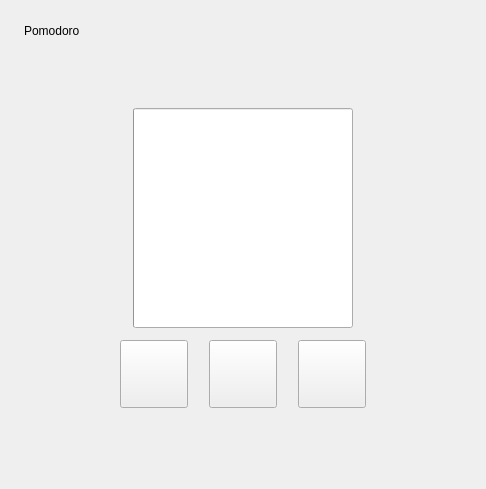
<?xml version="1.0" encoding="UTF-8"?>
<ui version="4.0">
 <class>PomodoroView</class>
 <widget class="QWidget" name="PomodoroView">
  <property name="geometry">
   <rect>
    <x>0</x>
    <y>0</y>
    <width>486</width>
    <height>489</height>
   </rect>
  </property>
  <property name="windowTitle">
   <string>Form</string>
  </property>
  <layout class="QVBoxLayout" name="verticalLayout_2">
   <property name="spacing">
    <number>12</number>
   </property>
   <property name="leftMargin">
    <number>24</number>
   </property>
   <property name="topMargin">
    <number>24</number>
   </property>
   <property name="rightMargin">
    <number>24</number>
   </property>
   <property name="bottomMargin">
    <number>24</number>
   </property>
   <item>
    <widget class="TitleLabel" name="pomodoroLabel">
     <property name="sizePolicy">
      <sizepolicy hsizetype="Preferred" vsizetype="Fixed">
       <horstretch>0</horstretch>
       <verstretch>0</verstretch>
      </sizepolicy>
     </property>
     <property name="text">
      <string>Pomodoro</string>
     </property>
    </widget>
   </item>
   <item>
    <spacer name="topVerticalSpacer">
     <property name="orientation">
      <enum>Qt::Orientation::Vertical</enum>
     </property>
     <property name="sizeHint" stdset="0">
      <size>
       <width>20</width>
       <height>40</height>
      </size>
     </property>
    </spacer>
   </item>
   <item alignment="Qt::AlignmentFlag::AlignHCenter">
    <widget class="ProgressRing" name="ProgressRing">
     <property name="sizePolicy">
      <sizepolicy hsizetype="Expanding" vsizetype="Expanding">
       <horstretch>0</horstretch>
       <verstretch>0</verstretch>
      </sizepolicy>
     </property>
     <property name="minimumSize">
      <size>
       <width>220</width>
       <height>220</height>
      </size>
     </property>
     <property name="maximumSize">
      <size>
       <width>220</width>
       <height>220</height>
      </size>
     </property>
     <property name="alignment">
      <set>Qt::AlignmentFlag::AlignCenter</set>
     </property>
    </widget>
   </item>
   <item>
    <layout class="QHBoxLayout" name="horizontalLayout">
     <property name="spacing">
      <number>21</number>
     </property>
     <property name="sizeConstraint">
      <enum>QLayout::SizeConstraint::SetDefaultConstraint</enum>
     </property>
     <item>
      <spacer name="leftHorizontalSpacer">
       <property name="orientation">
        <enum>Qt::Orientation::Horizontal</enum>
       </property>
       <property name="sizeHint" stdset="0">
        <size>
         <width>40</width>
         <height>20</height>
        </size>
       </property>
      </spacer>
     </item>
     <item>
      <widget class="PillToolButton" name="stopButton">
       <property name="minimumSize">
        <size>
         <width>68</width>
         <height>68</height>
        </size>
       </property>
       <property name="iconSize">
        <size>
         <width>21</width>
         <height>21</height>
        </size>
       </property>
       <property name="checked">
        <bool>false</bool>
       </property>
      </widget>
     </item>
     <item>
      <widget class="PillToolButton" name="pauseResumeButton">
       <property name="minimumSize">
        <size>
         <width>68</width>
         <height>68</height>
        </size>
       </property>
       <property name="iconSize">
        <size>
         <width>21</width>
         <height>21</height>
        </size>
       </property>
       <property name="checked">
        <bool>false</bool>
       </property>
      </widget>
     </item>
     <item>
      <widget class="PillToolButton" name="skipButton">
       <property name="minimumSize">
        <size>
         <width>68</width>
         <height>68</height>
        </size>
       </property>
       <property name="iconSize">
        <size>
         <width>21</width>
         <height>21</height>
        </size>
       </property>
       <property name="checked">
        <bool>false</bool>
       </property>
      </widget>
     </item>
     <item>
      <spacer name="rightHorizontalSpacer">
       <property name="orientation">
        <enum>Qt::Orientation::Horizontal</enum>
       </property>
       <property name="sizeHint" stdset="0">
        <size>
         <width>40</width>
         <height>20</height>
        </size>
       </property>
      </spacer>
     </item>
    </layout>
   </item>
   <item>
    <spacer name="bottomVerticalSpacer">
     <property name="orientation">
      <enum>Qt::Orientation::Vertical</enum>
     </property>
     <property name="sizeHint" stdset="0">
      <size>
       <width>20</width>
       <height>40</height>
      </size>
     </property>
    </spacer>
   </item>
  </layout>
 </widget>
 <customwidgets>
  <customwidget>
   <class>ToolButton</class>
   <extends>QToolButton</extends>
   <header>qfluentwidgets</header>
  </customwidget>
  <customwidget>
   <class>TitleLabel</class>
   <extends>QLabel</extends>
   <header>qfluentwidgets</header>
  </customwidget>
  <customwidget>
   <class>ProgressBar</class>
   <extends>QProgressBar</extends>
   <header>qfluentwidgets</header>
  </customwidget>
  <customwidget>
   <class>ProgressRing</class>
   <extends>ProgressBar</extends>
   <header>qfluentwidgets</header>
  </customwidget>
  <customwidget>
   <class>ToggleToolButton</class>
   <extends>ToolButton</extends>
   <header>qfluentwidgets</header>
  </customwidget>
  <customwidget>
   <class>PillToolButton</class>
   <extends>ToggleToolButton</extends>
   <header>qfluentwidgets</header>
  </customwidget>
 </customwidgets>
 <resources/>
 <connections/>
</ui>
